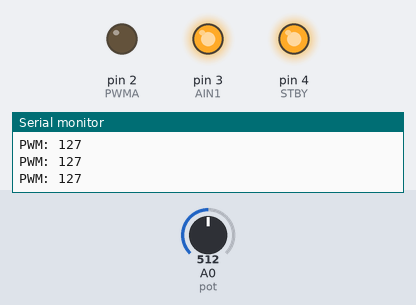
Recording of a sketch running on a simulated Arduino Uno, built with avr-gcc and run on an emulated ATmega328P. On the bench: output pins drawn as LEDs (lit = HIGH), the last lines printed to the serial monitor. Inputs (shaded band) come from the test bench; at power-on: A0 (pot) = 512.

Above: at 1.2 s.
1.3 s: A0 (pot) set to 524
At 2.5 s:
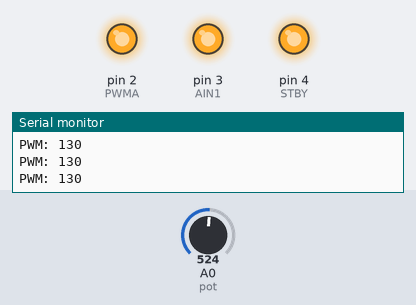
2.8 s: A0 (pot) set to 511
At 3.9 s:
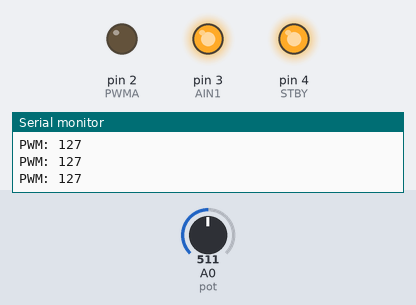
4.3 s: A0 (pot) set to 716
At 5.2 s:
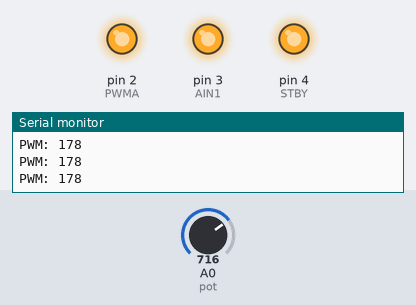
Timing chart, 0 to 7.3 s (numbered marks = the images above; inputs shaded):
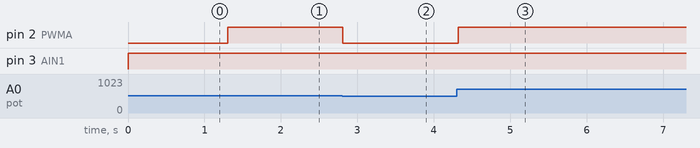

The sketch:

prueba1.ino
```cpp
// ----- CONTROL PWM DE UNA BOMBA DE AGUA -----

// Pines bomba de agua
const int PWMA = 2;
const int AIN1 = 3;
const int STBY = 4;

// Pines potenciómetro
const int pot = A0;
int lectura_pot;


void setup() {
  pinMode(PWMA, OUTPUT);
  pinMode(AIN1, OUTPUT);
  pinMode(STBY, OUTPUT);

  digitalWrite(STBY, HIGH);

  Serial.begin(9600);
}

void loop() {
  // Control e impresión del PWM de la bomba de agua
  lectura_pot = analogRead(pot);
  int salida = map(lectura_pot, 0, 1023, 0, 255);
  analogWrite(PWMA, salida);
  digitalWrite(AIN1, HIGH);

  Serial.print("PWM: ");
  Serial.println(salida);

  delay(100);
}
```

Measured:
- the behaviour switches between 513 and 514 on A0 (pot) (found by bisection; images 0 and 1)
- after the input at 1.3 s, pin 2 (PWMA): LOW → HIGH at once
- after the input at 2.8 s, pin 2 (PWMA): HIGH → LOW at once
- after the input at 4.3 s, pin 2 (PWMA): LOW → HIGH at once
